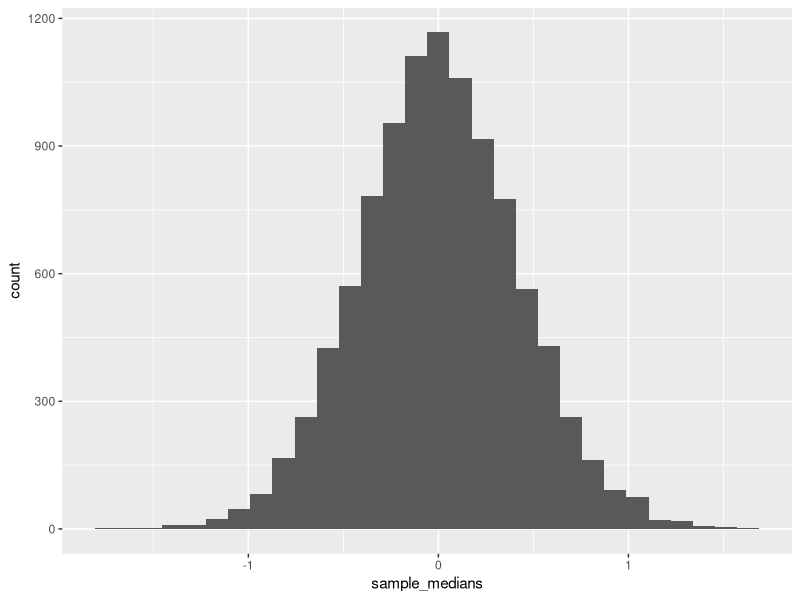

This figure's R source:
library(tidyverse)

n <- 11
sample_medians <- map(1:10000,
                      ~ rt(11,3)) %>%
  map_dbl(median)
sd(sample_medians)
test <- tibble(sample_medians)
ggplot(test, aes(x = sample_medians)) + geom_histogram()



x <- rt(n, df = 3)
sample_medians2 <- sample(x, replace = T, size = length(x)) %>% map_dbl(median)
sd(sample_medians2)



map(1:250, ~ sample(x, size = length(x), replace = TRUE)) %>%
  map_dbl(median) %>%
  sd()

bootstrap_medians <- function(x, n_boot = 250){
  map(1:n_boot, ~ sample(x, size = length(x), replace = TRUE)) %>%
    map_dbl(median)
}
bootstrap_medians(x)

n_sim <- 1000
many_bootstraps <- tibble(
  id = 1:n_sim,
  sample = map(1:n_sim, ~ rt(n, df = 3))
)

many_bootstraps <- many_bootstraps %>%
  mutate(bootstrapped_medians = map(sample, ~ bootstrap_medians(.)))

many_bootstraps <- many_bootstraps %>%
  mutate(est_se = map_dbl(bootstrapped_medians, sd))

mean(many_bootstraps$est_se)

many_bootstraps <- many_bootstraps %>%
  mutate(
    ci = map(bootstrapped_medians, quantile,
             probs = c(0.025, 0.975)),
    covers_true_median = map_lgl(ci, ~ between(0, .[1], .[2]))
  )
# 0 = median for population, t(df = 3)
many_bootstraps %>% pull(covers_true_median) %>% mean()


